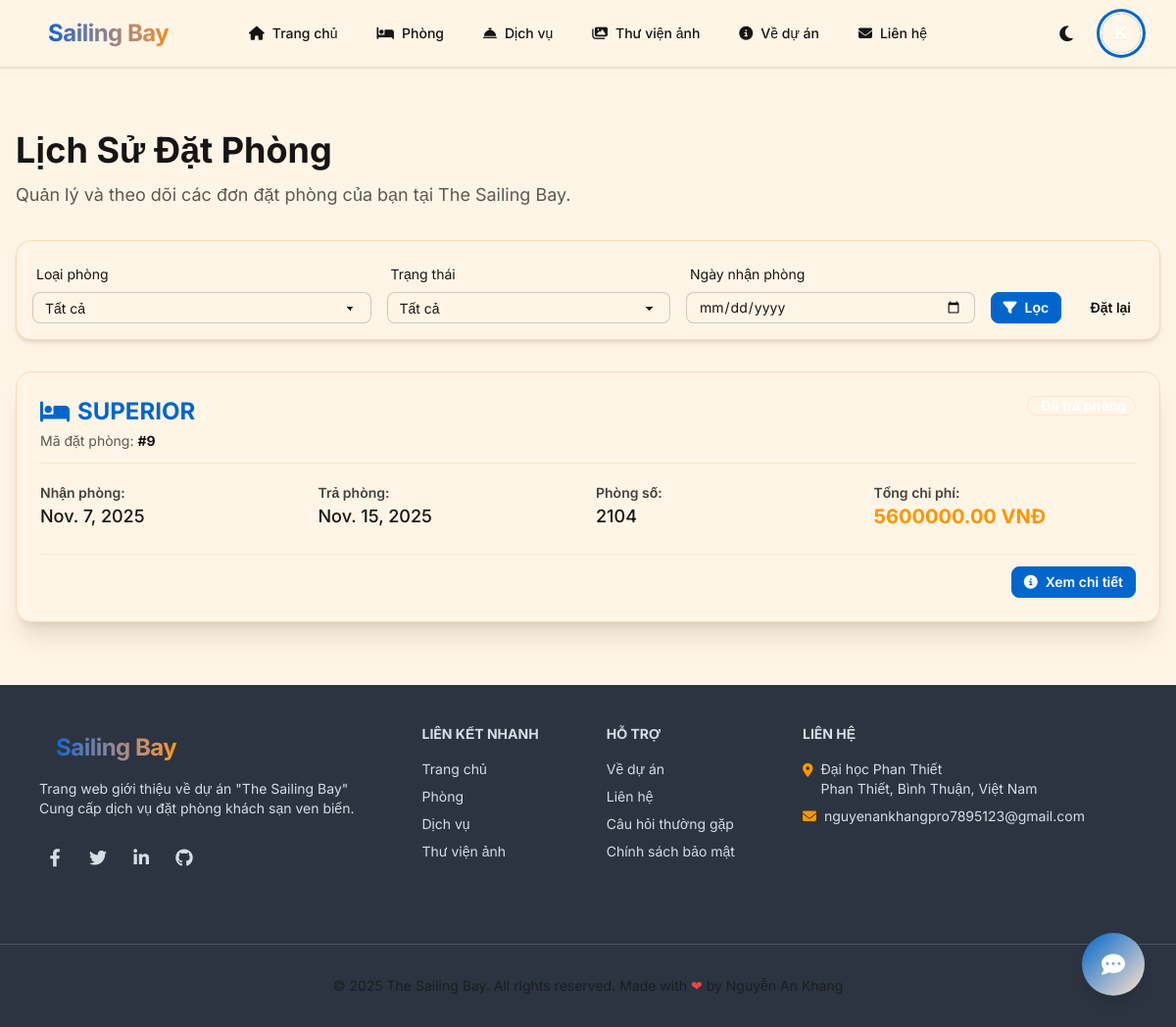
The page /user/my_bookings/ (signed in) on the database its author committed.
### users/models.py (models this page shows, shortened)
class User(AbstractUser):
    email = models.EmailField(unique=True)
    profile_picture = models.ImageField(upload_to='profile_pictures/', null=True, blank=True)
    phone_number = models.CharField(max_length=15, null=True, blank=True)
    pass

### booking/models.py (models this page shows, shortened)
class Booking(models.Model):
    STATUS_BOOKED = 'booked'
    STATUS_CHECKED_IN = 'checked_in'
    STATUS_CHECKED_OUT = 'checked_out'
    STATUS_CANCELED = 'canceled'
    STATUS_CHOICES = [
        (STATUS_BOOKED, 'Xác nhận'), # Đã đổi thành 'Xác nhận' (Confirmed)
        (STATUS_CHECKED_IN, 'Đã nhận phòng'),
        (STATUS_CHECKED_OUT, 'Đã trả phòng'),
        (STATUS_CANCELED, 'Đã hủy'),
    ]
    user = models.ForeignKey(settings.AUTH_USER_MODEL, on_delete=models.CASCADE)
    room = models.ForeignKey(Room, on_delete=models.CASCADE)
    check_in = models.DateField()
    check_out = models.DateField()
    total_price = models.DecimalField(max_digits=10, decimal_places=2)
    booked_at = models.DateTimeField(default=timezone.now)
    status = models.CharField(max_length=20, choices=STATUS_CHOICES, default=STATUS_BOOKED)

class Room(models.Model):
    room_number = models.CharField(max_length=10, unique=True)
    room_type = models.ForeignKey(RoomType, on_delete=models.CASCADE)

class RoomType(models.Model):
    name = models.CharField(max_length=100)
    description = models.TextField()
    price_per_night = models.DecimalField(max_digits=10, decimal_places=2)
    capacity = models.IntegerField()

### users/views.py (the view)
# urls.py: path("my_bookings/", views.history_booking_view, name="my_bookings"),
@login_required
def history_booking_view(request):
    user_bookings = Booking.objects.filter(
        user=request.user
    ).order_by('-booked_at') # Sắp xếp theo ngày đặt (booked_at) thay vì check_in
    room_type_id = request.GET.get('room_type')
    status_filter = request.GET.get('status')
    check_in_date = request.GET.get('check_in_date')
    if room_type_id:
        user_bookings = user_bookings.filter(room__room_type__id=room_type_id)
    if status_filter:
        user_bookings = user_bookings.filter(status=status_filter)
    if check_in_date:
        user_bookings = user_bookings.filter(check_in__gte=check_in_date)
    room_types_list = RoomType.objects.all()
    status_choices = Booking._meta.get_field('status').choices
    context = {
        'bookings': user_bookings,
        'room_types_list': room_types_list,
        'status_choices': status_choices,
        'current_filters': request.GET, # Truyền các tham số đang lọc để giữ trạng thái trên form
    }
    return render(request, 'users/my_bookings.html', context)

### users/templates/users/my_bookings.html (shortened to what this page needs)
{% extends 'base.html' %}
{% block content %}
<div class="container mx-auto px-4 py-16 max-w-7xl">
    <h1 class="text-4xl font-bold mb-3 text-base-content">Lịch Sử Đặt Phòng</h1>
    <p class="text-lg text-base-content/70 mb-8">Quản lý và theo dõi các đơn đặt phòng của bạn tại The Sailing Bay.</p>
    <div class="card bg-base-100 shadow-md p-4 mb-8 border border-base-300">
        <form method="GET" action="{% url 'my_bookings' %}" class="flex flex-wrap items-end gap-4">
            <div class="form-control w-full sm:w-auto flex-grow">
                <label class="label">
                    <span class="label-text">Loại phòng</span>
                </label>
                <select name="room_type" class="select select-bordered select-sm">
                    <option value="">Tất cả</option>
                </select>
            </div>
            <div class="form-control w-full sm:w-auto flex-grow">
                <label class="label">
                    <span class="label-text">Trạng thái</span>
                </label>
                <select name="status" class="select select-bordered select-sm">
                    <option value="">Tất cả</option>
                </select>
            </div>
            <div class="form-control w-full sm:w-auto flex-grow">
                <label class="label">
                    <span class="label-text">Ngày nhận phòng</span>
                </label>
                <input type="date" name="check_in_date" value="{{ current_filters.check_in_date|default:'' }}"
                    class="input input-bordered input-sm">
            </div>
            <button type="submit" class="btn btn-primary btn-sm mt-auto">
                <i class="fas fa-filter"></i>
                Lọc
            </button>
            <a href="{% url 'my_bookings' %}" class="btn btn-ghost btn-sm mt-auto">
                Đặt lại
            </a>
        </form>
    </div>
    <div class="space-y-6">
        {% for booking in bookings %}
        <div class="card w-full bg-base-100 shadow-xl border border-base-300">
            <div class="card-body p-6">
                <div class="flex justify-between items-start border-b border-base-200 pb-3 mb-3">
                    <div>
                        <h2 class="text-2xl font-bold text-primary mb-1 flex items-center gap-2">
                            <i class="fas fa-bed"></i> {{ booking.room.room_type.name }}
                        </h2>
                        <p class="text-sm text-base-content/70">Mã đặt phòng: <strong class="text-base-content">#{{ booking.id }}</strong></p>
                    </div>
                    <div class="badge {{ badge_color }} text-white font-semibold flex items-center gap-1">
                    </div>
                </div>
                <div class="grid grid-cols-2 md:grid-cols-4 gap-4 text-sm">
                    <div class="flex flex-col">
                        <span class="font-semibold text-base-content/80">Nhận phòng:</span>
                        <p class="text-lg font-medium text-base-content">{{ booking.check_in }}</p>
                    </div>
                    <div class="flex flex-col">
                        <span class="font-semibold text-base-content/80">Trả phòng:</span>
                        <p class="text-lg font-medium text-base-content">{{ booking.check_out }}</p>
                    </div>
                    {% if booking.room.room_number %}
                    <div class="flex flex-col">
                        <span class="font-semibold text-base-content/80">Phòng số:</span>
                        <p class="text-lg font-medium text-base-content">{{ booking.room.room_number }}</p>
                    </div>
                    {% endif %}
                    <div class="flex flex-col">
                        <span class="font-semibold text-base-content/80">Tổng chi phí:</span>
                        <p class="text-xl font-bold text-accent">{{ booking.total_price }} VNĐ</p>
                    </div>
                </div>
                <div class="card-actions justify-end mt-4 pt-3 border-t border-base-200">
                    <a href="{% url 'my_booking_detail' booking.id %}" class="btn btn-primary btn-sm">
                        <i class="fas fa-info-circle"></i> Xem chi tiết
                    </a>
                </div>
            </div>
        </div>
        {% endfor %}
    </div>
</div>
{% endblock content %}

### templates/base.html (shortened to what this page needs)
{% load static %}
{% load socialaccount %}
<!DOCTYPE html>
<html lang="vi" data-theme="light">
<head>
    <link href="https://cdn.jsdelivr.net/npm/daisyui@4.4.19/dist/full.min.css" rel="stylesheet" type="text/css" />
    <link href="https://cdnjs.cloudflare.com/ajax/libs/font-awesome/6.4.0/css/all.min.css" rel="stylesheet">
    <link href="{% static 'css/styles.css' %}" rel="stylesheet" type="text/css">
</head>
<body class="min-h-screen flex flex-col bg-base-100">
    <header class="sticky top-0 z-50 glass">
        <div class="navbar max-w-7xl mx-auto px-4 lg:px-8">
            <div class="navbar-start">
                <a class="btn btn-ghost text-2xl font-bold no-animation" href="{% url 'home' %}">
                    <span class="gradient-text">Sailing Bay</span>
                </a>
            </div>
            <div class="navbar-center hidden lg:flex">
                <ul class="menu menu-horizontal px-1 gap-2">
                    <li><a href="{% url 'home' %}" class="font-medium rounded-lg"><i class="fas fa-home"></i> Trang
                            chủ</a></li>
                    <li><a href="{% url 'room_list' %}" class="font-medium rounded-lg"><i class="fas fa-bed"></i>
                            Phòng</a></li>
                    <li><a href="{% url 'service_list' %}" class="font-medium rounded-lg"><i
                                class="fas fa-concierge-bell"></i> Dịch vụ</a></li>
                    <li><a href="{% url 'gallery' %}" class="font-medium rounded-lg"><i class="fas fa-images"></i> Thư
                            viện ảnh</a></li>
                    <li><a href="{% url 'about' %}" class="font-medium rounded-lg"><i class="fas fa-info-circle"></i> Về
                            dự án</a></li>
                    <li><a href="{% url 'contact' %}" class="font-medium rounded-lg"><i class="fas fa-envelope"></i>
                            Liên hệ</a></li>
                </ul>
            </div>
            <div class="navbar-end gap-2">
                <label class="swap swap-rotate btn btn-ghost btn-circle">
                    <i class="swap-off fas fa-moon text-lg"></i>
                </label>
                {% if user.is_authenticated %}
                <div class="dropdown dropdown-end">
                    <div tabindex="0" role="button" class="btn btn-ghost btn-circle avatar no-animation">
                        <div class="w-10 rounded-full ring ring-primary ring-offset-base-100 ring-offset-2">
                            {% get_social_accounts user as social_accounts %}
                            {% if social_accounts.google %}
                            {% for account in social_accounts.google|slice:":1" %}
                            <img src="{{ account.get_avatar_url }}" alt="User Avatar" />
                            {% endfor %}
                            {% else %}
                            <div
                                class="gradient-bg w-full h-full flex items-center justify-center text-white font-bold text-lg">
                                {{ user.first_name|first|default:user.username|first|upper }}
                            </div>
                            {% endif %}
                        </div>
                    </div>
                </div>
                {% endif %}
            </div>
        </div>
    </header>
    <main class="flex-grow">
        {% block content %}
        {% endblock %}
    </main>
    <button id="chat-toggle-btn"
        class="btn btn-circle btn-lg floating-btn floating-btn-chat text-white border-0 shadow-lg hover:shadow-xl hover:scale-110 transition-all bg-gradient-to-br from-primary to-primary-focus"
        title="Mở trợ lý chat">
        <i class="fas fa-comment-dots text-2xl"></i>
    </button>
    <footer class="bg-neutral text-neutral-content mt-auto">
        <div class="footer max-w-7xl mx-auto p-10">
            <aside>
                <a class="btn btn-ghost text-2xl font-bold no-animation" href="{% url 'home' %}">
                    <span class="gradient-text">Sailing Bay</span>
                </a>
                <p>Trang web giới thiệu về dự án "The Sailing Bay"<br>Cung cấp dịch vụ đặt phòng khách sạn ven biển.</p>
                <div class="flex gap-3 mt-4">
                    <a href="#" class="btn btn-circle btn-sm btn-ghost" aria-label="Facebook"><i
                            class="fab fa-facebook-f text-lg"></i></a>
                    <a href="#" class="btn btn-circle btn-sm btn-ghost" aria-label="Twitter"><i
                            class="fab fa-twitter text-lg"></i></a>
                    <a href="#" class="btn btn-circle btn-sm btn-ghost" aria-label="LinkedIn"><i
                            class="fab fa-linkedin-in text-lg"></i></a>
                    <a href="#" class="btn btn-circle btn-sm btn-ghost" aria-label="GitHub"><i
                            class="fab fa-github text-lg"></i></a>
                </div>
            </aside>
            <nav>
                <header class="footer-title opacity-100">Liên kết nhanh</header>
                <a href="{% url 'home' %}" class="link link-hover">Trang chủ</a>
                <a href="{% url 'room_list' %}" class="link link-hover">Phòng</a>
                <a href="{% url 'service_list' %}" class="link link-hover">Dịch vụ</a>
                <a href="{% url 'gallery' %}" class="link link-hover">Thư viện ảnh</a>
            </nav>
            <nav>
                <header class="footer-title opacity-100">Hỗ trợ</header>
                <a href="{% url 'about' %}" class="link link-hover">Về dự án</a>
                <a href="{% url 'contact' %}" class="link link-hover">Liên hệ</a>
                <a href="#" class="link link-hover">Câu hỏi thường gặp</a>
                <a href="#" class="link link-hover">Chính sách bảo mật</a>
            </nav>
            <nav>
                <header class="footer-title opacity-100">Liên hệ</header>
                <p class="flex items-start gap-2">
                    <i class="fas fa-map-marker-alt text-accent flex-shrink-0 mt-1"></i>
                    <span>Đại học Phan Thiết<br>Phan Thiết, Bình Thuận, Việt Nam</span>
                </p>
                <p class="flex items-center gap-2">
                    <i class="fas fa-envelope text-accent flex-shrink-0"></i>
                    <span>nguyenankhangpro7895123@gmail.com</span>
                </p>
            </nav>
        </div>
        <div class="border-t border-neutral-content/20 mt-8 py-8 text-center text-sm">
            <p class="text-base-content/70">&copy; 2025 The Sailing Bay. All rights reserved. <br class="sm:hidden">
                Made with <span class="text-red-500">❤</span> by Nguyễn An Khang</p>
        </div>
    </footer>
</body>
</html>

### templates/base.html (style rules this page uses)
body { font-family: 'Inter', sans-serif; background-color: oklch(var(--b1)); }
html { scroll-behavior: smooth; }
.floating-btn { position: fixed; z-index: 40; }
.floating-btn-chat { bottom: 2rem; right: 2rem; z-index: 1002; }
.gradient-text { background: linear-gradient(90deg, oklch(var(--p)) 0%, oklch(var(--a)) 50%, oklch(var(--p)) 100%); background-size: 200% auto; color: transparent; -webkit-background-clip: text; background-clip: text; animation: gradient 4s linear infinite; font-weight: 700; letter-spacing: -0.5px; }
.gradient-bg { background: linear-gradient(135deg, oklch(var(--p)) 0%, oklch(var(--pf)) 100%); }
.glass { background: oklch(var(--b1) / 0.85); backdrop-filter: blur(10px); border-bottom: 1px solid oklch(var(--b3)); }

### rows shown on the page
User: first_name|first "K"
Booking: room.room_type.name "SUPERIOR", id "9", check_in "Nov. 7, 2025", check_out "Nov. 15, 2025", room.room_number "2104", total_price "5600000.00"
